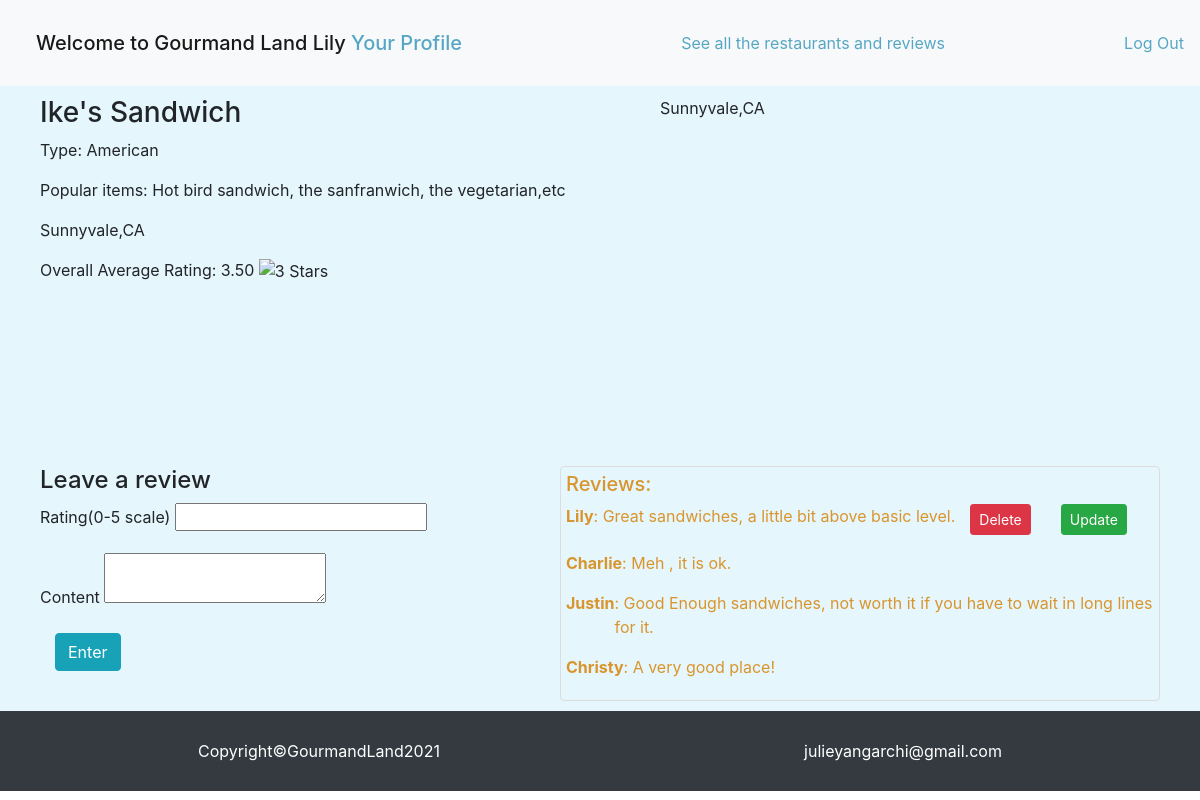
Screenshot of /restaurants/1 (signed in) with the database file from the repository.
### food_app/models.py (models this page shows)
class User(models.Model):
    first_name=models.CharField(max_length=255)
    last_name=models.CharField(max_length=255)
    email=models.CharField(max_length=45)
    password=models.CharField(max_length=255)
    image=models.ImageField(default="default.jpeg", blank=True)#adding image field for uploading images
    created_at=models.DateTimeField(auto_now_add=True)
    updated_at=models.DateTimeField(auto_now=True)
    objects=UserManager()

class Restaurant(models.Model):
    name=models.CharField(max_length=255)
    type=models.CharField(max_length=45)
    popular_items=models.TextField()
    address=models.CharField(max_length=255)
    creater=models.ForeignKey(User, related_name="restaurants_entered", on_delete = models.CASCADE)
    created_at=models.DateTimeField(auto_now_add=True)
    updated_at=models.DateTimeField(auto_now=True)
    objects=RestaurantManager()

class Review(models.Model):
    rating=models.IntegerField()
    content=models.TextField()
    reviewer=models.ForeignKey(User, related_name="user_reviews", on_delete = models.CASCADE)
    reviewed_rest=models.ForeignKey(Restaurant, related_name="rest_reviews", on_delete = models.CASCADE)
    created_at=models.DateTimeField(auto_now_add=True)
    updated_at=models.DateTimeField(auto_now=True)
    objects=ReviewManager()

### food_app/views.py (the view)
# urls.py: path('restaurants/<int:rest_id>',views.onerestaurant),
def onerestaurant(request,rest_id):
    if 'userid' not in request.session:
        return redirect('/')
    all_reviews=Review.objects.filter(reviewed_rest=Restaurant.objects.get(id=rest_id))
    rating_total=0
    total_num=Review.objects.filter(reviewed_rest=Restaurant.objects.get(id=rest_id)).count()
    if total_num!=0:
        for review in all_reviews:
            rating_total+=review.rating
        rating_avg=rating_total/(total_num)
    else:
        rating_avg=0
    rating_avg_int=int(rating_avg)
    context={
        'api_key': settings.GOOGLE_MAPS_API_KEY,
        "rating_avg":rating_avg,
        "reviews":Review.objects.filter(reviewed_rest=Restaurant.objects.get(id=rest_id)),
        "user":User.objects.get(id=request.session['userid']),
        "this_rest":Restaurant.objects.get(id=rest_id),
        "rating_avg_int":rating_avg_int
    }
    return render(request,'one_restaurant.html',context)

### food_app/templates/one_restaurant.html (shortened to what this page needs)
<!DOCTYPE html>
<html lang="en">
<head>
    <link href="https://stackpath.bootstrapcdn.com/bootstrap/4.5.0/css/bootstrap.min.css" rel="stylesheet"
>
    {% load static %}
    <link rel="stylesheet" href="{% static 'allstyle.css' %}">
</head>
<body>
    <nav class="navbar navbar-light bg-light">
        <span class="navbar-brand mb-0 h1">Welcome to Gourmand Land
            {{user.first_name}}
            <a href='/restaurants/userprofile/{{user.id}}'>Your Profile</a></span>
        <a href='/restaurants/all'>See all the restaurants and reviews</a>
        <a href='/logout'>Log Out</a>
    </nav>
    <div class="container-fluid">
        <div>
            <h3>{{this_rest.name}}</h3>
            <p>Type: {{this_rest.type}}</p>
            <p>Popular items: {{this_rest.popular_items}}</p>
            <p>{{this_rest.address}}</p>
            <p>Overall Average Rating: {{rating_avg |floatformat:2}}
                {% if  rating_avg_int == 0 %}
                    <img src="{% static 'img/0_5star.png' %}" width="100px" alt="0 Star">
                    {% elif  rating_avg_int <= 1.0 %}
                    <img src="{% static 'img/1star.png' %}" width="100px" alt="1 Star">
                    {% elif  rating_avg_int <= 2.0 %}
                    <img src="{% static 'img/2stars.png' %}" width="100px" alt="2 Stars">
                     {% elif  rating_avg_int <= 3.0 %}
                    <img src="{% static 'img/3stars.png' %}" width="100px" alt="3 Stars">
                    {% elif  rating_avg_int <= 4.0 %}
                    <img src="{% static 'img/4stars.png' %}" width="100px" alt="4 Stars">
                    {% elif  rating_avg_int <= 5.0 %}
                    <img src="{% static 'img/5stars.png' %}" width="100px" alt="5 Stars">
                {% endif %}
            </p>
        </div>
        <div id='map'>{{this_rest.address}}</div>
    </div>
    <div class="container-fluid">
        <form action="/reviews/create/{{this_rest.id}}" method="post">
            <h4>Leave a review</h4>
            <div class="form-group">
                <label for="rating">Rating(0-5 scale)</label>
                <input type="number" name="rating">
            </div>
            <div class="form-group">
                <label for="content">Content</label>
                <textarea name="content"></textarea>
            </div>
            <button class="btn btn-info">Enter</button>
        </form>
        <div id="reviews">
            <h5>Reviews:</h5>
            {% for review in reviews %}
            <div class="reviewpart">
                <ul id="reviewandbtns"><span>{{review.reviewer.first_name}}</span>: {{review.content}}
                    {% if user.id == review.reviewer.id %}
                    <form  action="/restaurants/review/delete/{{review.id}}/{{this_rest.id}}" method="post">
                        <button class="btn btn-danger btn-sm">Delete</button>
                    </form>
                    <form  action="/restaurants/review/{{review.id}}/{{this_rest.id}}" method="post">
                        <button class="btn btn-success btn-sm">Update</button>
                    </form>
                    {% endif %}
                </ul>
            </div>
            {% endfor %}
        </div>
    </div>
    <nav class="navbar navbar-dark bg-dark">
        <p class="footer">Copyright©GourmandLand2021</p>
        <p class="footer">julieyangarchi@gmail.com</p>
    </nav>
</body>
</html>

### food_app/static/allstyle.css (style rules this page uses)
* { margin:0; padding:0; }
.container-fluid { background-color: rgb(229, 246, 252); display: flex; justify-content: space-between; padding: 10px 40px 10px 40px; }
a { color:rgb(87, 167, 196); }
#map { width: 500px; height: 350px; }
#reviews { border: 1px solid #ddd; border-radius: 4px; padding: 5px; color:rgba(216, 137, 19, 0.89); width: 600px; }
span { font-weight: bold; }
.footer { margin: auto; color:white; padding: 20px; }
#reviewandbtns { display: flex; justify-content:stretch; }
.btn { margin:0px 15px 0px 15px; }
.navbar-brand { padding: 20px; margin-right: 20px; }

### rows the page displays
User: first_name "Lily"
Restaurant: name "Ike's Sandwich", type "American", popular_items "Hot bird sandwich, the sanfranwich, the vegetarian,etc", address "Sunnyvale,CA"
Review: reviewer.first_name "Lily", content "Great sandwiches, a little bit above basic level."
Review: reviewer.first_name "Charlie", content "Meh , it is ok."
Review: reviewer.first_name "Justin", content "Good Enough sandwiches, not worth it if you have to wait in long lines for it."
Review: reviewer.first_name "Christy", content "A very good place!"

### other values shown
{{ rating_avg |floatformat:2 }} "3.50"
